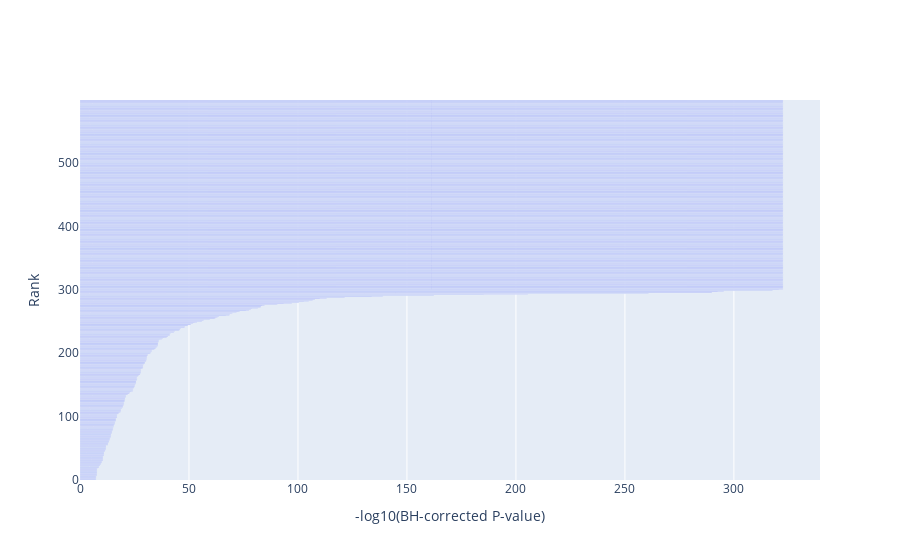

Write notebook code for a chart like this one.
### Code cell
plot_BH_sig_pairs(pair_df)
display(Markdown(f"*Figure 3.{top_results} Most Significant Pairwise Intersections (Benjamini-Hochberg Corrected, -log10 transformed)*"))
display(FileLink('pvalues/log10_BH_Corrected_P-values.csv', result_html_prefix= str(r'Download All Significant Corrected P-Values:     ')))
display(FileLink('pvalues/Benjamini Hochberg Corrected P-values.png', result_html_prefix = str(r'Download Figure 3 (PNG):              ')))
display(FileLink('pvalues/Benjamini Hochberg Corrected P-values.svg', result_html_prefix = str(r'Download Figure 3 (SVG):              ')))
display(FileLink('pvalues/Benjamini Hochberg Corrected P-values.pdf', result_html_prefix = str(r'Download Figure 3 (PDF):              ')))

### Figure 1 — Plotly figure (JSON) as saved in the notebook; plotly's stock layout.template omitted (floating-point values rounded to 4 significant figures; data arrays with more than 128 entries replaced by an {"elided": "..."} marker saying what was removed)
{"data": [{"insidetextanchor": "start", "orientation": "h", "showlegend": false, "text": {"elided": "600 str values"}, "textposition": "inside", "type": "bar", "x": {"elided": "600 float values"}}], "layout": {"xaxis": {"title": {"text": "-log10(BH-corrected P-value)"}}, "yaxis": {"title": {"text": "Rank"}}}}
